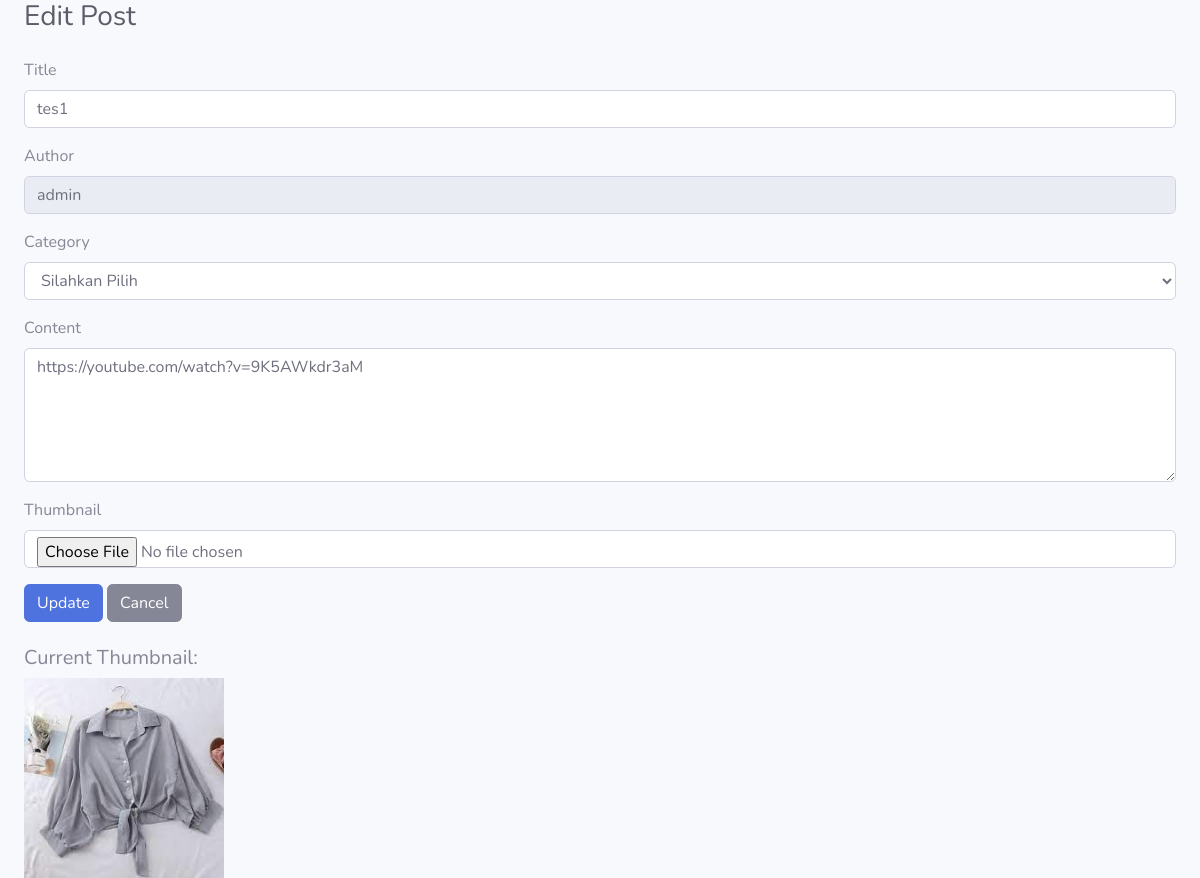
The page /admin/edit_posts.php?id=15 (signed in) on the database its author committed.
### tables this page shows
CREATE TABLE `posts` (
  `id` int(11) NOT NULL,
  `title` varchar(255) NOT NULL,
  `category` enum('sosial','pembangunan','kesehatan') NOT NULL,
  `author` varchar(255) NOT NULL,
  `post_date` date NOT NULL,
  `content` text NOT NULL,
  `thumbnail` varchar(255) NOT NULL
);

### admin/edit_posts.php (the view, shortened to what this page needs)
<?php
include('../koneksi.php');
$postId = '';
if(!isset($_GET['id']) || empty($_GET['id'])) {
    header("Location: manage_posts.php");
    exit();
} else {
    $postId = $_GET['id'];
}
$query = "SELECT * FROM posts WHERE id = '$postId'";
$result = mysqli_query($koneksi, $query);
$post = mysqli_fetch_assoc($result);
?>
<!DOCTYPE html>
<html lang="en">
<head>
    <link href="../vendor/fontawesome-free/css/all.min.css" rel="stylesheet" type="text/css">
    <link href="../css/sb-admin-2.min.css" rel="stylesheet">
</head>
<body id="page-top">
    <div id="wrapper">
        <div id="content-wrapper" class="d-flex flex-column">
            <div id="content">
                <div class="container-fluid">
                    <h1 class="h3 mb-4 text-gray-800">Edit Post</h1>
                    <form action="" method="post" enctype="multipart/form-data">
                        <div class="form-group">
                            <label for="title">Title</label>
                            <input type="text" class="form-control" id="title" name="title"
                                value="<?php echo $post['title']; ?>" required>
                        </div>
                        <div class="form-group">
                            <label for="author">Author</label>
                            <input type="text" class="form-control" id="author" name="author"
                                value="<?php echo isset($_SESSION['nama']) ? $_SESSION['nama'] : ''; ?>" readonly>
                        </div>
                        <div class="form-group">
                            <label for="category">Category</label>
                            <select class="form-control" id="category" name="category" required>
                                <option value="">Silahkan Pilih</option>
                            </select>
                        </div>
                        <div class="form-group">
                            <label for="content">Content</label>
                            <textarea class="form-control" id="content" name="content" rows="5"
                                required><?php echo $post['content']; ?></textarea>
                        </div>
                        <div class="form-group">
                            <label for="thumbnail">Thumbnail</label>
                            <input type="file" class="form-control" id="thumbnail" name="thumbnail">
                        </div>
                        <button type="submit" name="update" class="btn btn-primary">Update</button>
                        <a href="manage_posts.php" class="btn btn-secondary">Cancel</a>
                    </form>
                    <div class="mt-4">
                        <h5>Current Thumbnail:</h5>
                        <img src="../assets/img/post/<?php echo $post['thumbnail']; ?>" alt="Thumbnail"
                            style="max-width: 200px;">
                    </div>
                </div>
            </div>
        </div>
    </div>
</body>
</html>

### rows shown on the page
posts: title "tes1", content "https://youtube.com/watch?v=9K5AWkdr3aM", thumbnail (picture)
